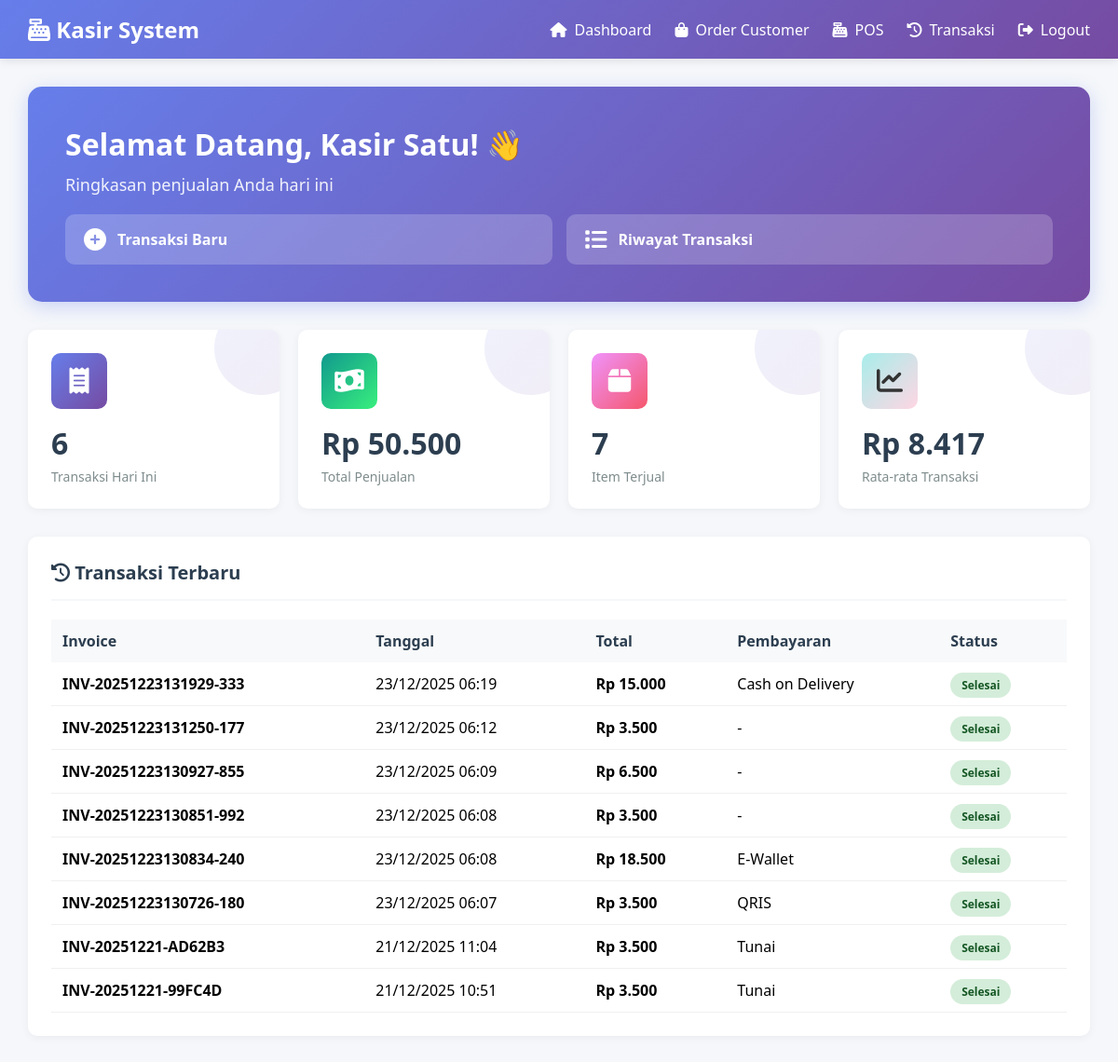
/kasir/index.php (signed in), run on the app's committed database.
### tables this page shows
CREATE TABLE `transactions` (
  `id` int(11) NOT NULL,
  `invoice_number` varchar(50) NOT NULL,
  `customer_id` int(11) DEFAULT NULL,
  `kasir_id` int(11) NOT NULL,
  `transaction_date` timestamp NOT NULL DEFAULT current_timestamp(),
  `total_amount` decimal(15,2) NOT NULL,
  `discount` decimal(15,2) DEFAULT 0.00,
  `tax` decimal(15,2) DEFAULT 0.00,
  `grand_total` decimal(15,2) NOT NULL,
  `payment_method` enum('cash','debit','credit','ewallet','qris','cod','transfer','other') NOT NULL DEFAULT 'cash',
  `payment_amount` decimal(15,2) DEFAULT NULL,
  `change_amount` decimal(15,2) DEFAULT NULL,
  `status` enum('pending','completed','cancelled') DEFAULT 'completed',
  `notes` text DEFAULT NULL
);

### config.php (called while the page is built, shortened)
<?php
function formatRupiah($amount) {
    return "Rp " . number_format($amount, 0, ',', '.');
}
?>

### kasir/index.php (the view, shortened to what this page needs)
<?php
require_once '../config.php';
$kasir_id = $_SESSION['user_id'];
$stats = [
    'today_transactions' => $conn->query("SELECT COUNT(*) as count FROM transactions WHERE kasir_id=$kasir_id AND DATE(transaction_date) = CURDATE()")->fetch_assoc()['count'],
    'today_revenue' => $conn->query("SELECT COALESCE(SUM(grand_total), 0) as total FROM transactions WHERE kasir_id=$kasir_id AND DATE(transaction_date) = CURDATE()")->fetch_assoc()['total'],
    'today_items_sold' => $conn->query("SELECT COALESCE(SUM(td.quantity), 0) as total FROM transaction_details td JOIN transactions t ON td.transaction_id = t.id WHERE t.kasir_id=$kasir_id AND DATE(t.transaction_date) = CURDATE()")->fetch_assoc()['total'],
    'avg_transaction' => $conn->query("SELECT COALESCE(AVG(grand_total), 0) as avg FROM transactions WHERE kasir_id=$kasir_id AND DATE(transaction_date) = CURDATE()")->fetch_assoc()['avg']
];
$recent_transactions = $conn->query("SELECT * FROM transactions WHERE kasir_id=$kasir_id ORDER BY transaction_date DESC LIMIT 10");
require_once '../includes/admin_header.php';
?>
</head>
<body>
    <nav class="navbar">
        <div class="nav-container">
            <div class="nav-brand"><i class="fas fa-cash-register"></i> Kasir System</div>
            <div class="nav-menu">
                <a href="index.php" class="nav-link"><i class="fas fa-home"></i> Dashboard</a>
                <a href="orders.php" class="nav-link"><i class="fas fa-shopping-bag"></i> Order Customer</a>
                <a href="pos.php" class="nav-link"><i class="fas fa-cash-register"></i> POS</a>
                <a href="transactions.php" class="nav-link"><i class="fas fa-history"></i> Transaksi</a>
                <a href="../logout.php" class="nav-link"><i class="fas fa-sign-out-alt"></i> Logout</a>
            </div>
        </div>
    </nav>
    <div class="container">
        <div class="welcome-banner">
            <h1>Selamat Datang, <?php echo $_SESSION['full_name']; ?>! 👋</h1>
            <p style="font-size: 18px; opacity: 0.9;">Ringkasan penjualan Anda hari ini</p>
            <div class="quick-actions">
                <a href="pos.php" class="quick-btn">
                    <i class="fas fa-plus-circle" style="font-size: 24px;"></i>
                    <span>Transaksi Baru</span>
                </a>
                <a href="transactions.php" class="quick-btn">
                    <i class="fas fa-list" style="font-size: 24px;"></i>
                    <span>Riwayat Transaksi</span>
                </a>
            </div>
        </div>
        <div class="stats-grid">
            <div class="stat-card blue">
                <div class="stat-icon">
                    <i class="fas fa-receipt"></i>
                </div>
                <div class="stat-value"><?php echo number_format($stats['today_transactions']); ?></div>
                <div class="stat-label">Transaksi Hari Ini</div>
            </div>
            <div class="stat-card green">
                <div class="stat-icon">
                    <i class="fas fa-money-bill-wave"></i>
                </div>
                <div class="stat-value"><?php echo formatRupiah($stats['today_revenue']); ?></div>
                <div class="stat-label">Total Penjualan</div>
            </div>
            <div class="stat-card orange">
                <div class="stat-icon">
                    <i class="fas fa-box"></i>
                </div>
                <div class="stat-value"><?php echo number_format($stats['today_items_sold']); ?></div>
                <div class="stat-label">Item Terjual</div>
            </div>
            <div class="stat-card purple">
                <div class="stat-icon">
                    <i class="fas fa-chart-line"></i>
                </div>
                <div class="stat-value"><?php echo formatRupiah($stats['avg_transaction']); ?></div>
                <div class="stat-label">Rata-rata Transaksi</div>
            </div>
        </div>
        <div class="card">
            <div class="card-header">
                <h2 class="card-title"><i class="fas fa-history"></i> Transaksi Terbaru</h2>
            </div>
            <table>
                <thead>
                    <tr>
                        <th>Invoice</th>
                        <th>Tanggal</th>
                        <th>Total</th>
                        <th>Pembayaran</th>
                        <th>Status</th>
                    </tr>
                </thead>
                <tbody>
                    <?php while($trans = $recent_transactions->fetch_assoc()): ?>
                    <tr>
                        <td><strong><?php echo $trans['invoice_number']; ?></strong></td>
                        <td><?php echo date('d/m/Y H:i', strtotime($trans['transaction_date'])); ?></td>
                        <td><strong><?php echo formatRupiah($trans['grand_total']); ?></strong></td>
                        <td>
                            <?php
                            $payment_methods = [
                                'cod' => 'Cash on Delivery',
                                'transfer' => 'Transfer Bank',
                                'cash' => 'Tunai',
                                'debit' => 'Debit',
                                'credit' => 'Kredit',
                                'ewallet' => 'E-Wallet',
                                'qris' => 'QRIS',
                                'other' => 'Lainnya'
                            ];
                            if (!empty($trans['payment_method']) && isset($payment_methods[$trans['payment_method']])) {
                                echo $payment_methods[$trans['payment_method']];
                            } elseif (!empty($trans['payment_method'])) {
                                echo ucfirst($trans['payment_method']);
                            } else {
                                echo '<span class="text-muted">-</span>';
                            }
                            ?>
                        </td>
                        <td>
                            <?php if($trans['status'] == 'completed'): ?>
                                <span class="badge badge-success">Selesai</span>
                            <?php elseif($trans['status'] == 'pending'): ?>
                                <span class="badge badge-warning">Pending</span>
                            <?php else: ?>
                                <span class="badge badge-danger">Batal</span>
                            <?php endif; ?>
                        </td>
                    </tr>
                    <?php endwhile; ?>
                </tbody>
            </table>
        </div>
    </div>
<?php require_once '../includes/admin_footer.php'; ?>

### kasir/index.php (style rules this page uses)
* { margin: 0; padding: 0; box-sizing: border-box; }
body { font-family: 'Segoe UI', Tahoma, Geneva, Verdana, sans-serif; background: #f5f7fa; }
.navbar { background: linear-gradient(135deg, #667eea 0%, #764ba2 100%); color: white; padding: 15px 0; box-shadow: 0 2px 10px rgba(0,0,0,0.1); }
.nav-container { max-width: 1400px; margin: 0 auto; padding: 0 30px; display: flex; justify-content: space-between; align-items: center; }
.nav-brand { font-size: 24px; font-weight: bold; }
.nav-menu { display: flex; gap: 25px; align-items: center; }
.nav-link { color: white; text-decoration: none; display: flex; align-items: center; gap: 8px; transition: opacity 0.3s; }
.container { max-width: 1400px; margin: 30px auto; padding: 0 30px; }
.welcome-banner { background: linear-gradient(135deg, #667eea 0%, #764ba2 100%); color: white; padding: 40px; border-radius: 15px; margin-bottom: 30px; box-shadow: 0 5px 20px rgba(102, 126, 234, 0.3); }
.welcome-banner h1 { font-size: 32px; margin-bottom: 10px; }
.quick-actions { display: grid; grid-template-columns: repeat(auto-fit, minmax(200px, 1fr)); gap: 15px; margin-top: 20px; }
.quick-btn { background: rgba(255,255,255,0.2); color: white; padding: 15px 20px; border-radius: 10px; text-decoration: none; display: flex; align-items: center; gap: 12px; font-weight: 600; transition: all 0.3s; }
.stats-grid { display: grid; grid-template-columns: repeat(auto-fit, minmax(250px, 1fr)); gap: 20px; margin-bottom: 30px; }
.stat-card { background: white; padding: 25px; border-radius: 10px; box-shadow: 0 2px 10px rgba(0,0,0,0.05); position: relative; overflow: hidden; }
.stat-card::before { content: ''; position: absolute; top: 0; right: 0; width: 100px; height: 100px; background: linear-gradient(135deg, rgba(102, 126, 234, 0.1) 0%, rgba(118, 75, 162, 0.1) 100%); border-radius: 50%; transform: translate(30%, -30%); }
.stat-icon { width: 60px; height: 60px; border-radius: 10px; display: flex; align-items: center; justify-content: center; font-size: 28px; margin-bottom: 15px; }
.stat-card.blue .stat-icon { background: linear-gradient(135deg, #667eea 0%, #764ba2 100%); color: white; }
.stat-card.green .stat-icon { background: linear-gradient(135deg, #11998e 0%, #38ef7d 100%); color: white; }
.stat-card.orange .stat-icon { background: linear-gradient(135deg, #f093fb 0%, #f5576c 100%); color: white; }
.stat-card.purple .stat-icon { background: linear-gradient(135deg, #a8edea 0%, #fed6e3 100%); color: #333; }
.stat-value { font-size: 32px; font-weight: bold; color: #2c3e50; margin-bottom: 5px; }
.stat-label { color: #7f8c8d; font-size: 14px; }
.card { background: white; border-radius: 10px; padding: 25px; box-shadow: 0 2px 10px rgba(0,0,0,0.05); margin-bottom: 30px; }
.card-header { display: flex; justify-content: space-between; align-items: center; margin-bottom: 20px; padding-bottom: 15px; border-bottom: 2px solid #f5f7fa; }
.card-title { font-size: 20px; font-weight: 600; color: #2c3e50; }
table { width: 100%; border-collapse: collapse; }
th { background: #f8f9fa; padding: 12px; text-align: left; font-weight: 600; color: #2c3e50; }
td { padding: 12px; border-bottom: 1px solid #f0f0f0; }
.badge { padding: 5px 12px; border-radius: 20px; font-size: 12px; font-weight: 600; }
.badge-success { background: #d4edda; color: #155724; }

### data on the page
transactions: invoice_number "INV-20251223131929-333", transaction_date "23/12/2025 06:19", grand_total "Rp 15.000", payment_method "Cash on Delivery", status "Selesai"
transactions: invoice_number "INV-20251223131250-177", transaction_date "23/12/2025 06:12", grand_total "Rp 3.500", status "Selesai"
transactions: invoice_number "INV-20251223130927-855", transaction_date "23/12/2025 06:09", grand_total "Rp 6.500", status "Selesai"
transactions: invoice_number "INV-20251223130851-992", transaction_date "23/12/2025 06:08", grand_total "Rp 3.500", status "Selesai"
transactions: invoice_number "INV-20251223130834-240", transaction_date "23/12/2025 06:08", grand_total "Rp 18.500", payment_method "E-Wallet", status "Selesai"
transactions: invoice_number "INV-20251223130726-180", transaction_date "23/12/2025 06:07", grand_total "Rp 3.500", payment_method "QRIS", status "Selesai"
transactions: invoice_number "INV-20251221-AD62B3", transaction_date "21/12/2025 11:04", grand_total "Rp 3.500", payment_method "Tunai", status "Selesai"
transactions: invoice_number "INV-20251221-99FC4D", transaction_date "21/12/2025 10:51", grand_total "Rp 3.500", payment_method "Tunai", status "Selesai"

### other printed values
$_SESSION['full_name'] "Kasir Satu"
$stats['today_transactions'] "6"
formatRupiah($stats['today_revenue']) "Rp 50.500"
$stats['today_items_sold'] "7"
formatRupiah($stats['avg_transaction']) "Rp 8.417"
